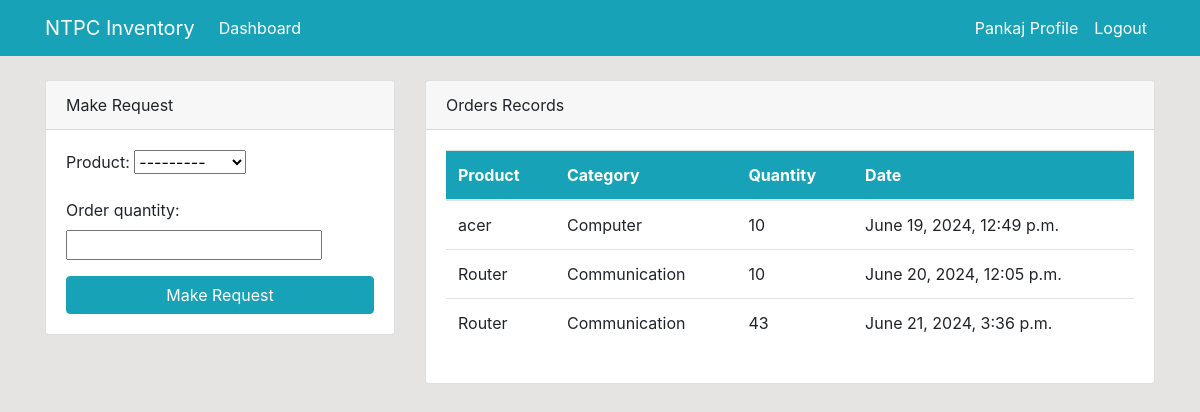
Screenshot of /dashboard/ (signed in) with the database file from the repository.
### dashboard/models.py (models this page shows, shortened)
class Order(models.Model):
    product = models.ForeignKey(Product,on_delete=models.CASCADE, null=True)
    staff = models.ForeignKey(User,models.CASCADE,null=True)
    order_quantity = models.PositiveIntegerField(null=True)
    date = models.DateTimeField(auto_now_add=True)
    class Meta:
        verbose_name_plural = 'Order'

class Product(models.Model):
    name = models.CharField(max_length=100,null=True)
    category = models.CharField(max_length=20, choices=CATEGORY,null=True)
    quantity = models.PositiveIntegerField(null=True)
    class Meta:
        verbose_name_plural = 'Product'
    def __str__(self):
        return f'{self.name}-{self.quantity}'

### dashboard/views.py (the view)
# urls.py: path('dashboard/', views.index, name= 'dashboard-index'),
@login_required
def index(request):
    orders = Order.objects.all()
    products = Product.objects.all()
    orders_count = orders.count()
    product_count = products.count()
    workers_count = User.objects.all().count()
    if request.method == 'POST':
        form = OrderForm(request.POST)
        if form.is_valid():
            instance = form.save(commit=False)
            instance.staff = request.user
            product_id = form.cleaned_data['product'].id
            quantity_ordered = form.cleaned_data['order_quantity']
            with transaction.atomic():
                product = Product.objects.select_for_update().get(id=product_id)
                if product.quantity >= quantity_ordered:
                    product.quantity -= quantity_ordered
                    product.save()
                else:
                    messages.error(request, f'Insufficient quantity available for {product.name}.')
                    return redirect('dashboard-index')
            instance.save()
            messages.success(request, 'Order placed successfully.') #line from
            return redirect('dashboard-index')
    else:
        form = OrderForm()
    context = {
        'orders' : orders,
        'form' : form,
        'products' : products,
        'product_count':product_count,
        'workers_count':workers_count,
        'orders_count':orders_count,
    }
    return render(request, 'dashboard/index.html',context)

### dashboard/forms.py
class OrderForm(forms.ModelForm):
    class Meta:
        model = Order
        fields = ['product','order_quantity']

### templates/dashboard/index.html (shortened to what this page needs)
{% extends 'partials/base.html' %}
{% block content%}
{% if user.is_authenticated and user.is_staff and user.is_superuser %}
{% include 'partials/topnav.html' %}
 <div class="container">
    <div class="row my-5">
        <div class="col-md-6">
            <div class="bg-white">
                <canvas id="myChart1" width="400" height="300"></canvas>
                <script>
                    var ctx = document.getElementById('myChart1').getContext('2d');
                    var myChart1 = new Chart(ctx, {
                        type: 'pie',
                        data: {
                            labels: [ {% for order in orders %}
                                            '{{ order.product.name }}',
                                        {% endfor %}
            ],
                            datasets: [{
                                label: 'Orders',
                                data: [{% for order in orders %}
                                            {{order.order_quantity}},
                                        {% endfor %}
                            ],
                                backgroundColor: [
                                    'rgba(255, 99, 132, 1)',
                                    'rgba(54, 162, 235, 1)',
                                    'rgba(255, 206, 86, 1)',
                                    'rgba(75, 192, 192, 1)',
                                    'rgba(153, 102, 255, 1)',
                                    'rgba(255, 159, 64, 1)',
                                    'rgba(255, 249, 44, 1)',
                                    'rgb(25, 104, 255)',
                                    'rgb(238, 130, 238)',
                                    'rgba(255, 49, 44, 1)',
                                    'rgba(255, 99, 71, 1)',
                                ],
                                borderColor: [
                                    'rgba(255, 99, 132, 1)',
                                    'rgba(54, 162, 235, 1)',
                                    'rgba(255, 206, 86, 1)',
                                    'rgba(75, 192, 192, 1)',
                                    'rgba(153, 102, 255, 1)',
                                    'rgba(255, 159, 64, 1)',
                                    'rgba(255, 249, 44, 1)',
                                    'rgb(25, 104, 255)',
                                    'rgb(238, 130, 238)',
                                    'rgba(255, 49, 44, 1)',
                                    'rgba(255, 99, 71, 1)',
                                ],
                                borderWidth: 1
                            }]
                        },
                        options: {
                            scales: {
                                yAxes: [{
                                    ticks: {
                                        beginAtZero: true
                                    }
                                }]
                            }
                        }
                    });
                </script>
            </div>
        </div>
        <div class="col-md-6">
            <div class="bg-white">
                <canvas id="myChart" width="400" height="300"></canvas>
                <script>
                    var ctx = document.getElementById('myChart').getContext('2d');
                    var myChart = new Chart(ctx, {
                        type: 'bar',
                        data: {
                            labels: [ {% for product in products %} '{{ product.name}}' ,{% endfor%}],
                            datasets: [{
                                label: 'Products',
                                data: [{% for product in products %} {{ product.quantity}} ,{% endfor%}],
                                backgroundColor: [
                                    'rgba(153, 102, 255, 1)',
                                    'rgba(255, 159, 64, 1)',
                                    'rgba(255, 249, 44, 1)',
                                    'rgb(25, 104, 255)',
                                    'rgb(238, 130, 238)',
                                    'rgba(255, 49, 44, 1)',
                                    'rgba(255, 99, 71, 1)',
                                    'rgba(255, 99, 132, 1)',
                                    'rgba(54, 162, 235, 1)',
                                    'rgba(255, 206, 86, 1)',
                                    'rgba(75, 192, 192, 1)',
                                    'rgba(153, 102, 255, 1)',
                                    'rgba(255, 159, 64, 1)',
                                ],
                                borderColor: [
                                    'rgba(153, 102, 255, 1)',
                                    'rgba(255, 159, 64, 1)',
                                    'rgba(255, 249, 44, 1)',
                                    'rgb(25, 104, 255)',
                                    'rgb(238, 130, 238)',
                                    'rgba(255, 49, 44, 1)',
                                    'rgba(255, 99, 71, 1)',
                                    'rgba(255, 99, 132, 1)',
                                    'rgba(54, 162, 235, 1)',
                                    'rgba(255, 206, 86, 1)',
                                    'rgba(75, 192, 192, 1)',
                                    'rgba(153, 102, 255, 1)',
                                    'rgba(255, 159, 64, 1)',
                                ],
                                borderWidth: 1
                            }]
                        },
                        options: {
                            scales: {
                                yAxes: [{
                                    ticks: {
                                        beginAtZero: true
                                    }
                                }]
                            }
                        }
                    });
                </script>
            </div>
        </div>
    </div>
</div>
{% else %}
{% include 'dashboard/staff_index.html' %}
{% endif %}
{% endblock %}

### templates/partials/nav.html (shortened to what this page needs)
 <nav class="navbar navbar-expand-lg navbar-info bg-info">
    <div class="container">
        <a class="navbar-brand text-white" href="{% url 'dashboard-index' %}">NTPC Inventory</a>
        <div class="collapse navbar-collapse" id="navbarSupportedContent">
            <ul class="navbar-nav mr-auto">
                <li class="nav-item active">
                    <a class="nav-link text-white" href="{% url 'dashboard-index' %}">Dashboard </a>
                </li>
            </ul>
            {% if user.is_authenticated %}
            <ul class="navbar-nav ml-auto">
                <li class="nav-item active">
                    <a href="{% url 'user-profile' %}" class="nav-link appointment-btn scrollto text-white">{{user.username}} Profile</a>
                </li>
                <li class="nav-item">
                    <a href="{% url 'user-logout' %}" class="nav-link appointment-btn scrollto text-white">Logout</a>
                </li>
            </ul>
            {% endif %}
        </div>
    </div>
</nav>

### templates/dashboard/staff_index.html (shortened to what this page needs)
<div class="container">
    <div class="row mt-4">
        <div class="col-md-4">
            <div class="card">
                <div class="card-header">
                    Make Request
                </div>
                <div class="card-body">
                    <form method="POST">
                        {{ form.as_p }}
                        <input class="btn btn-info btn-block" type="submit" value="Make Request">
                    </form>
                </div>
            </div>
        </div>
        <div class="col-md-8">
            <div class="card">
                <div class="card-header">
                    Orders Records
                </div>
                <div class="card-body">
                    <table class="table bg-white">
                        <thead class="bg-info text-white">
                            <tr>
                                <th scope="col">Product</th>
                                <th scope="col">Category</th>
                                <th scope="col">Quantity</th>
                                <th scope="col">Date</th>
                            </tr>
                        </thead>
                        <tbody>
                            {% for order in orders %}
                            {% if order.staff == user %}
                            <tr>
                                <td>{{ order.product.name }}</td>
                                <td>{{ order.product.category }}</td>
                                <td>{{ order.order_quantity }}</td>
                                <td>{{ order.date }}</td>
                            </tr>
                            {% endif %}
							{% endfor %}
                        </tbody>
                    </table>
                </div>
            </div>
        </div>
    </div>
</div>

### templates/partials/base.html (style rules this page uses)
body { background: rgb(230, 227, 227); }

### rows the page displays
Order: product.name "acer", product.category "Computer", order_quantity "10", date "June 19, 2024, 12:49 p.m."
Order: product.name "Router", product.category "Communication", order_quantity "10", date "June 20, 2024, 12:05 p.m."
Order: product.name "Router", product.category "Communication", order_quantity "43", date "June 21, 2024, 3:36 p.m."

### other values shown
{{ user.username }} "Pankaj"
